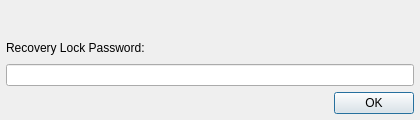
<?xml version="1.0" encoding="UTF-8"?>
<ui version="4.0">
 <class>RecoveryLockPasswordDlg</class>
 <widget class="QDialog" name="RecoveryLockPasswordDlg">
  <property name="geometry">
   <rect>
    <x>0</x>
    <y>0</y>
    <width>420</width>
    <height>120</height>
   </rect>
  </property>
  <property name="minimumSize">
   <size>
    <width>420</width>
    <height>120</height>
   </size>
  </property>
  <property name="windowTitle">
   <string>Recovery Lock Password</string>
  </property>
  <layout class="QVBoxLayout" name="verticalLayout_2">
   <property name="leftMargin">
    <number>6</number>
   </property>
   <property name="topMargin">
    <number>6</number>
   </property>
   <property name="rightMargin">
    <number>6</number>
   </property>
   <property name="bottomMargin">
    <number>6</number>
   </property>
   <item>
    <spacer name="verticalSpacer">
     <property name="orientation">
      <enum>Qt::Vertical</enum>
     </property>
     <property name="sizeHint" stdset="0">
      <size>
       <width>20</width>
       <height>5</height>
      </size>
     </property>
    </spacer>
   </item>
   <item>
    <layout class="QHBoxLayout" name="horizontalLayout">
     <item>
      <widget class="QLabel" name="label">
       <property name="text">
        <string>Recovery Lock Password:</string>
       </property>
      </widget>
     </item>
     <item>
      <spacer name="horizontalSpacer_3">
       <property name="orientation">
        <enum>Qt::Horizontal</enum>
       </property>
       <property name="sizeHint" stdset="0">
        <size>
         <width>200</width>
         <height>20</height>
        </size>
       </property>
      </spacer>
     </item>
    </layout>
   </item>
   <item>
    <widget class="QLineEdit" name="recoveryLockPasswordEdit">
     <property name="readOnly">
      <bool>true</bool>
     </property>
    </widget>
   </item>
   <item>
    <widget class="QDialogButtonBox" name="buttonBox">
     <property name="orientation">
      <enum>Qt::Horizontal</enum>
     </property>
     <property name="standardButtons">
      <set>QDialogButtonBox::Ok</set>
     </property>
    </widget>
   </item>
  </layout>
 </widget>
 <resources/>
 <connections>
  <connection>
   <sender>buttonBox</sender>
   <signal>accepted()</signal>
   <receiver>RecoveryLockPasswordDlg</receiver>
   <slot>accept()</slot>
   <hints>
    <hint type="sourcelabel">
     <x>214</x>
     <y>64</y>
    </hint>
    <hint type="destinationlabel">
     <x>214</x>
     <y>40</y>
    </hint>
   </hints>
  </connection>
  <connection>
   <sender>buttonBox</sender>
   <signal>rejected()</signal>
   <receiver>RecoveryLockPasswordDlg</receiver>
   <slot>reject()</slot>
   <hints>
    <hint type="sourcelabel">
     <x>214</x>
     <y>64</y>
    </hint>
    <hint type="destinationlabel">
     <x>214</x>
     <y>40</y>
    </hint>
   </hints>
  </connection>
 </connections>
</ui>
